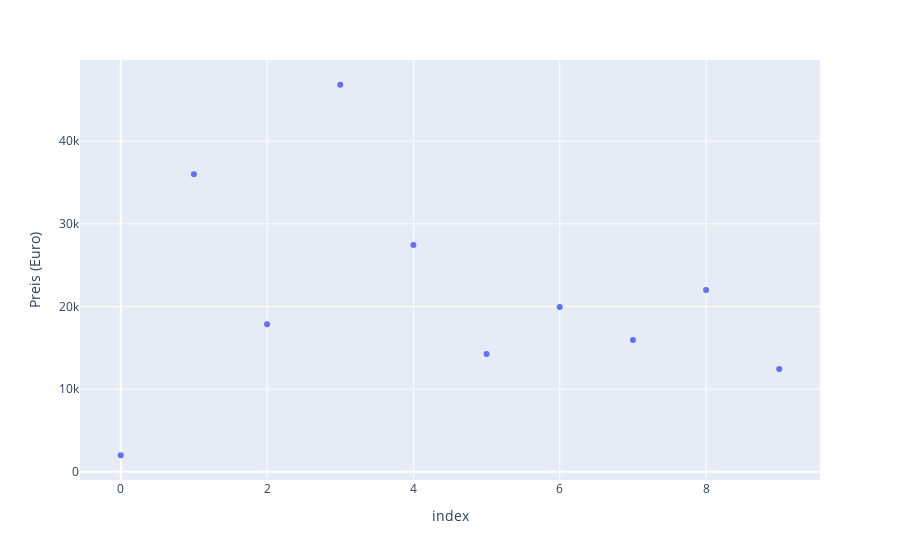

The cell this chart's notebook holds for it:
### Code cell
import plotly.express as px

fig = px.scatter(xxs, y = 'Preis (Euro)')
fig.show()

### Figure 1 — Plotly figure (JSON) as saved in the notebook; plotly's stock layout.template omitted (floating-point values rounded to 4 significant figures)
{"data": [{"hovertemplate": "index=%{x}<br>Preis (Euro)=%{y}<extra></extra>", "legendgroup": "", "marker": {"color": "#636efa", "symbol": "circle"}, "mode": "markers", "name": "", "orientation": "v", "showlegend": false, "type": "scatter", "x": [0, 1, 2, 3, 4, 5, 6, 7, 8, 9], "xaxis": "x", "y": [1999, 35990, 17850, 46830, 27443, 14240, 19950, 15950, 21990, 12450], "yaxis": "y"}], "layout": {"legend": {"tracegroupgap": 0}, "margin": {"t": 60}, "xaxis": {"anchor": "y", "domain": [0, 1], "title": {"text": "index"}}, "yaxis": {"anchor": "x", "domain": [0, 1], "title": {"text": "Preis (Euro)"}}}}
